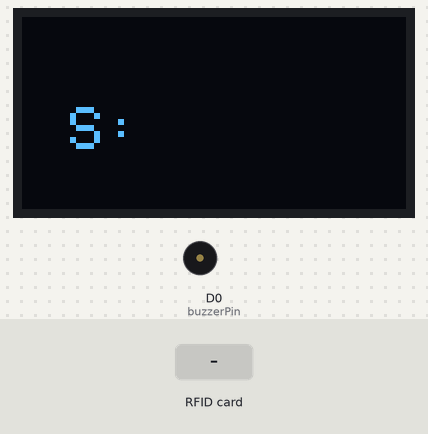
The sketch below on a simulated ESP8266 (NodeMCU). On the bench: 128×64 one-colour display, buzzer (waves = sounding, pin HIGH). The test bench sets the inputs (shaded band). WiFi joins after 1.5 s; servers stay silent unless stated; what the sketch prints to the serial monitor is not drawn.

Above: at 3.5 s.
3.6 s: RFID card 43 41 E3 13 held to the reader
At 4.42 s:
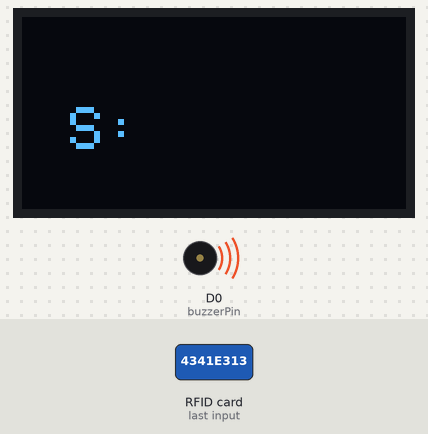
At 5.1 s:
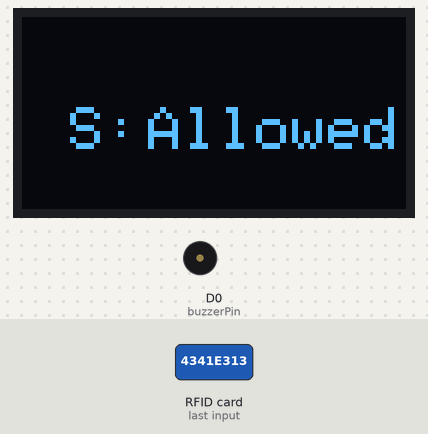
5.9 s: RFID card 5E 7A 19 C4 held to the reader
At 7.7 s:
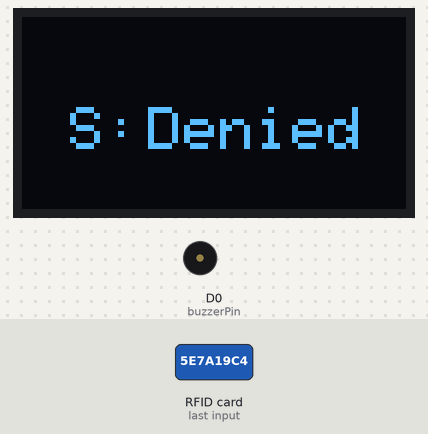
Timing chart, 0 to 9.2 s (numbered marks = the images above; inputs shaded):
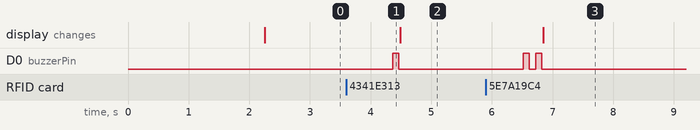

The sketch:

esp8266_doorsecurity_unit.ino
```cpp
#include <string.h>
#include <ESP8266WiFi.h>
#include <ArduinoJson.h>
#include <Ticker.h>

// Include card reader required libraries
#include <SPI.h>
#include <MFRC522.h>
#include <Wire.h>

// Include OLED required libraries
#include <Adafruit_GFX.h>
#include <Adafruit_SSD1306.h>

// Initialize OLED display
#define OLED_X 128
#define OLED_Y 64
Adafruit_SSD1306 oled(OLED_X, OLED_Y, &Wire, -1);

// Initialize card reader pins
#define RST_PIN   D1
#define SS_PIN    D2

// Initialize buzzer pin
#define buzzerPin D0

// Create new RFID instance
MFRC522 mfrc522(SS_PIN, RST_PIN);
MFRC522::MIFARE_Key key;

// Initialize card UID string
String permittedUid = "4341e313";
String cardUid = "";
int permitStatus = 0;

const char* ssid     = "3-205/E404";
const char* password = "ieqyydxq2021";
const char* host     = "192.168.1.107";  // Python server IP address
const uint16_t port  = 9300;

WiFiClient client;

const char* device_id = "A1_door_security";   // Sensor ID, used for unique identification
// Note: Door security device ID must contain "security" in its name

void setup() {
  SPI.begin();        // Start SPI
  Wire.begin(D3,D4);  // Start I2C
  Serial.begin(115200);

   // Initialize WiFi
  wifiInit(ssid, password);

  // Initialize OLED display
  oled.begin(SSD1306_SWITCHCAPVCC,0x3C);
  oled.setTextColor(WHITE);  // Turn on pixel light
  oled.clearDisplay();  // Clear screen
  oled_string_display(2,16,30,"S: ",0); // Seconds since boot

  pinMode(buzzerPin, OUTPUT); // Set buzzer pin to output mode

  mfrc522.PCD_Init();

  client.write(device_id);  // Send this device's device_id to Python server
}

void loop() {
  cardLogic();

  delay(1000);
}

// Card identification main function
void cardLogic(){
    if ( ! mfrc522.PICC_IsNewCardPresent()) {
    //Serial.println("No card found");
    return;
  }

   // Select a card
  if ( ! mfrc522.PICC_ReadCardSerial()) {
    Serial.println("No card to select");
    return;
  }

  // Display card details
  Serial.print(F("Card UID:"));
  dump_byte_array(mfrc522.uid.uidByte, mfrc522.uid.size);
  Serial.println();
  Serial.print(F("Card type: "));
  MFRC522::PICC_Type piccType = mfrc522.PICC_GetType(mfrc522.uid.sak);
  Serial.println(mfrc522.PICC_GetTypeName(piccType));

  // Card verification
  if(cardUid == permittedUid){
    permitStatus = 1;
    buzzerStart(100);
    oled_string_display(2,42,30,"Allowed",1); // Display access status
  }else{
    permitStatus = 0;
    buzzerStart(100);
    delay(100);
    buzzerStart(100);
    oled_string_display(2,42,30,"Denied ",1); // Display access status
  }

  sendMsgToGate();

  // Check compatibility
  if (piccType != MFRC522::PICC_TYPE_MIFARE_MINI
          &&  piccType != MFRC522::PICC_TYPE_MIFARE_1K
          &&  piccType != MFRC522::PICC_TYPE_MIFARE_4K) {
    Serial.println(F("Only suitable for Mifare Classic card read/write"));
    return;
  }

  // Halt PICC
  mfrc522.PICC_HaltA();
  // Stop encryption on PCD
  mfrc522.PCD_StopCrypto1();

  return;
}

// Send message to gateway
void sendMsgToGate(){
  StaticJsonDocument<200> msg;
  msg["device_id"] = device_id;
  msg["Door_Security_Status"] = permitStatus;
  msg["Door_Secur_Card_id"] = cardUid;

  // Serialize JSON object to string and send to Python client
  String jsonStr;
  serializeJson(msg, jsonStr);
  client.println(jsonStr);  // println automatically appends \n at the end
  Serial.println("SEND:"+jsonStr);
}

// Initialize WiFi connection
void wifiInit(const char *ssid, const char *password){
    WiFi.mode(WIFI_STA);
    WiFi.begin(ssid, password);
    while (WiFi.status() != WL_CONNECTED)
    {
        delay(1000);
        Serial.println("WiFi not Connect");
    }

    if (!client.connect(host, port)) {
    Serial.println("Connection failed");
    return;
    }

    Serial.println("Connected to AP");
    Serial.print("Connecting to ");
    Serial.println(host);
}

// Dump byte array as serial hex values
void dump_byte_array(byte *buffer, byte bufferSize) {
  cardUid = "";
  for (byte i = 0; i < bufferSize; i++) {
    Serial.print(buffer[i] < 0x10 ? " 0" : " ");
    Serial.print(buffer[i], HEX);
    cardUid = cardUid + String(buffer[i], HEX);
  }
}

void buzzerStart(int micro_second){
  digitalWrite(buzzerPin, HIGH);
  delay(micro_second);
  digitalWrite(buzzerPin, LOW);
}

// OLED display functions
void oled_int_display(int textsize,int oled_x,int oled_y,int integer_num,int if_clear){
  if(if_clear == 1)
  oled.setTextColor(WHITE, BLACK);
  oled.setTextSize(textsize);
  oled.setCursor(oled_x,oled_y);
  oled.println(integer_num);
  oled.display();
}

void oled_float_display(int textsize,int oled_x,int oled_y,float float_num,int if_clear){
  if(if_clear == 1)
    oled.setTextColor(WHITE, BLACK);
  oled.setTextSize(textsize);
  oled.setCursor(oled_x,oled_y);
  oled.println(float_num);
  oled.display();
}

void oled_string_display(int textsize,int oled_x,int oled_y,char* str,int if_clear){
  if(if_clear == 1)
  oled.setTextColor(WHITE, BLACK);
  oled.setTextSize(textsize);// Set font size
  oled.setCursor(oled_x,oled_y);// Set display position
  oled.println(str);
  oled.display();
}
```

Measured:
- after the input at 3.6 s, D0 (buzzerPin): LOW → HIGH after 0.76 s, → LOW 0.10 s later
- after the input at 5.9 s, D0 (buzzerPin): alternates HIGH for 0.10 s and LOW for 0.10 s, 4 changes in all, then stays LOW, starting after 0.62 s; the display: changes after 0.94 s (image 3)
